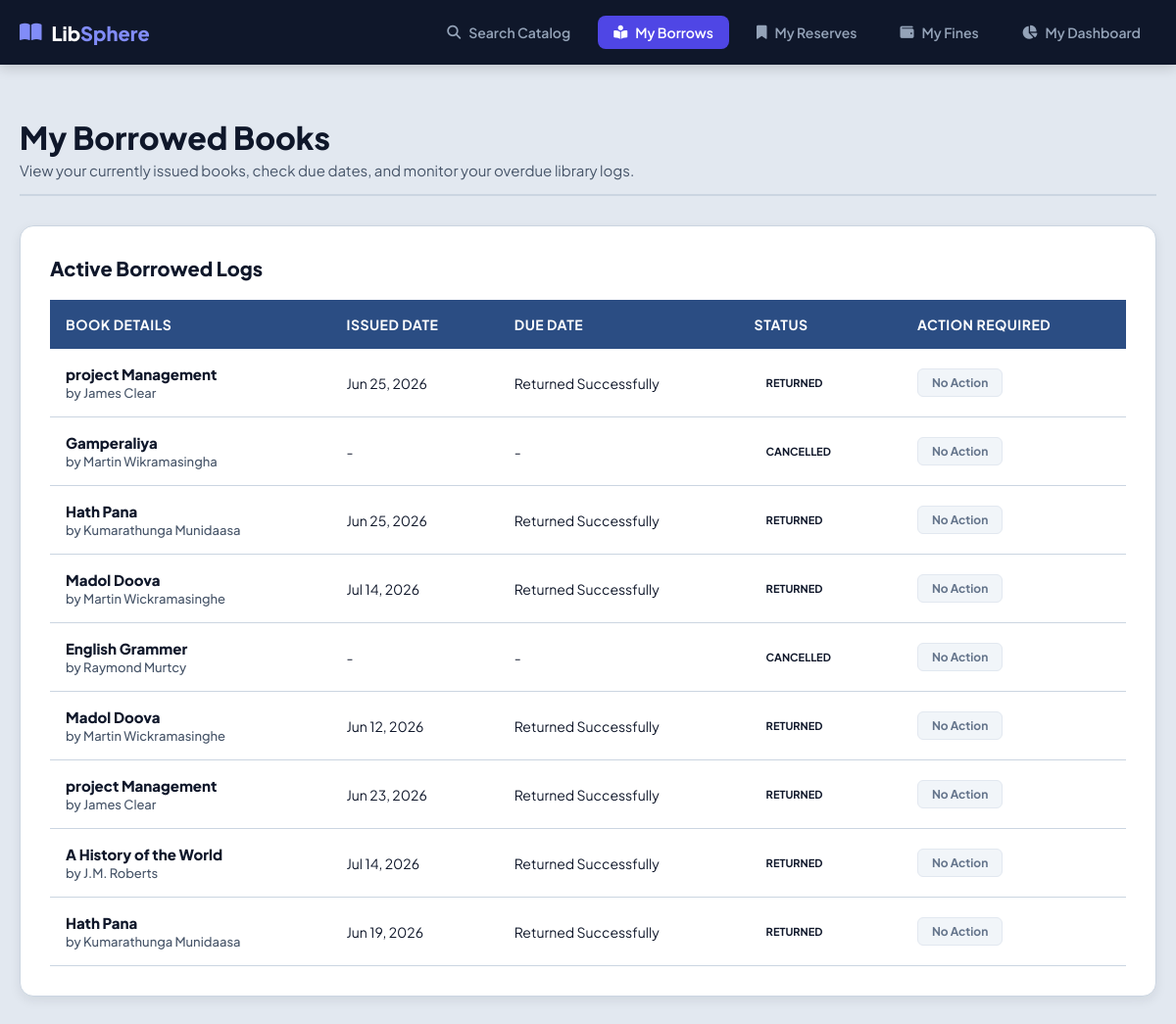
Page /borrowed_books.php (signed in) on the committed database.
### tables this page shows
CREATE TABLE IF NOT EXISTS `issued_books` (
  `id` int NOT NULL AUTO_INCREMENT,
  `user_id` int NOT NULL,
  `book_id` int NOT NULL,
  `request_date` date NOT NULL,
  `issue_date` date DEFAULT NULL,
  `return_date` date DEFAULT NULL,
  `actual_return_date` date DEFAULT NULL,
  `status` varchar(50) NOT NULL DEFAULT 'Pending',
  `expire_date` date NOT NULL,
  PRIMARY KEY (`id`)
);

CREATE TABLE IF NOT EXISTS `books` (
  `id` int NOT NULL AUTO_INCREMENT,
  `title` varchar(255) DEFAULT NULL,
  `author` varchar(255) DEFAULT NULL,
  `quantity` int DEFAULT NULL,
  `category_id` int DEFAULT NULL,
  PRIMARY KEY (`id`),
  KEY `fk_books_category` (`category_id`)
);

### borrowed_books.php (the view, shortened to what this page needs)
<?php
$conn = mysqli_connect("localhost", "root", "", "librarydb");
$logged_user_id = intval($_SESSION['user_id']);
$borrow_sql = "SELECT ib.*, books.title, books.author
               FROM issued_books ib
               JOIN books ON ib.book_id = books.id
               WHERE ib.user_id = ?
               ORDER BY ib.id DESC";
$stmt = mysqli_prepare($conn, $borrow_sql);
mysqli_stmt_bind_param($stmt, "i", $logged_user_id);
mysqli_stmt_execute($stmt);
$borrow_result = mysqli_stmt_get_result($stmt);
?>
<!DOCTYPE html>
<html lang="en">
<head>
    <link rel="stylesheet" href="borrowedbooks.css">
    <link rel="stylesheet" href="https://cdnjs.cloudflare.com/ajax/libs/font-awesome/6.4.0/css/all.min.css">
</head>
<body>
<nav class="portal-navbar">
    <div class="nav-container">
        <div class="nav-logo">
            <i class="fa-solid fa-book-open"></i>
            <span>Lib<span style="color: #818cf8;">Sphere</span></span>
        </div>
        <div class="nav-links">
            <a href="search_books.php" class="nav-item"><i class="fa-solid fa-magnifying-glass"></i> Search Catalog</a>
            <a href="borrowed_books.php" class="nav-item active"><i class="fa-solid fa-book-reader"></i> My Borrows</a>
            <a href="user_reservation.php" class="nav-item"><i class="fa-solid fa-bookmark"></i> My Reserves</a>
            <a href="my_fines.php" class="nav-item"><i class="fa-solid fa-wallet"></i> My Fines</a>
            <a href="user_dashboard.php" class="nav-item"><i class="fa-solid fa-chart-pie"></i> My Dashboard</a>
        </div>
    </div>
</nav>
<div class="catalog-container">
    <div class="catalog-header" style="text-align: left; align-items: flex-start; margin-bottom: 30px;">
        <h1>My Borrowed Books</h1>
        <p class="subtitle">View your currently issued books, check due dates, and monitor your overdue library logs.</p>
    </div>
    <div class="dashboard-card">
        <h3>Active Borrowed Logs</h3>
        <div class="table-responsive">
            <table>
                <thead>
                    <tr>
                        <th>Book Details</th>
                        <th>Issued Date</th>
                        <th>Due Date</th>
                        <th>Status</th>
                        <th>Action Required</th>
                    </tr>
                </thead>
                <tbody>
                    <?php
                    if(mysqli_num_rows($borrow_result) > 0) {
                        while($row = mysqli_fetch_assoc($borrow_result)) {
                            $status_text = $row['status'];
                            $status_class = strtolower($status_text);
                            $issue_date_display = "-";
                            $due_date_display = "-";
                            $is_overdue = false;
                            if(strcasecmp($status_text, 'Pending') == 0) {
                                $issue_date_display = "Waiting for Admin";
                                $due_date_display = "Not Issued Yet";
                            }
                            else if(strcasecmp($status_text, 'Returned') == 0) {
                                $db_issued_date = isset($row['issue_date']) ? $row['issue_date'] : null;
                                $issue_date_display = !empty($db_issued_date) ? date('M d, Y', strtotime($db_issued_date)) : "-";
                                $due_date_display = "Returned Successfully";
                            }
                    ?>
                        <tr>
                            <td>
                                <div class="tbl-book-title"><?php echo htmlspecialchars($row['title']); ?></div>
                                <div class="tbl-book-author">by <?php echo htmlspecialchars($row['author']); ?></div>
                            </td>
                            <td><?php echo $issue_date_display; ?></td>
                            <td>
                                <span class="<?php echo ($is_overdue) ? 'text-danger-bold' : ''; ?>">
                                    <?php echo $due_date_display; ?>
                                </span>
                            </td>
                            <td>
                                <span class="badge-status <?php echo $status_class; ?>"><?php echo htmlspecialchars($status_text); ?></span>
                            </td>
                            <td>
                                <?php if($is_overdue) { ?>
                                    <a href="my_fines.php" class="fine-badge fine-active">
                                        <i class="fa-solid fa-triangle-exclamation"></i> Pay Fine
                                    </a>
                                <?php } else if(strcasecmp($status_text, 'Pending') == 0) { ?>
                                    <span class="fine-badge fine-none" style="background: #f1f5f9; color: #64748b;">Requested</span>
                                <?php } else { ?>
                                    <span class="fine-badge fine-none">No Action</span>
                                <?php } ?>
                            </td>
                        </tr>
                    <?php
                        }
                    } else {
                        echo "<tr><td colspan='5' style='text-align:center; color:#64748b; padding: 40px;'><i class='fa-solid fa-book' style='font-size:24px; display:block; margin-bottom:10px;'></i>You haven't borrowed any books yet.</td></tr>";
                    }
                    ?>
                </tbody>
            </table>
        </div>
    </div>
</div>
</body>
</html>

### borrowedbooks.css (style rules this page uses)
:root { --primary: #4f46e5; --primary-hover: #4338ca; --reserve-color: #f97316; --bg-portal: #e2e8f0; --navbar-bg: #0f172a; --card-bg: #ffffff; --text-main: #0f172a; --text-muted: #475569; --text-light: #ffffff; --border-color: #cbd5e1; --success-bg: #dcfce7; --success-text: #15803d; }
* { margin: 0; padding: 0; box-sizing: border-box; font-family: 'Plus Jakarta Sans', sans-serif; }
body { background-color: var(--bg-portal); color: var(--text-main); min-height: 100vh; padding-top: 100px; }
.catalog-container { max-width: 1200px; margin: 0 auto; width: 100%; padding: 0 20px 40px 20px; }
.portal-navbar { position: fixed; top: 0; left: 0; width: 100%; background-color: var(--navbar-bg); z-index: 1000;border-bottom: 3px; box-shadow: 0 4px 12px rgba(0, 0, 0, 0.15); }
.nav-container { max-width: 1200px; margin: 0 auto; padding: 16px 20px; display: flex; justify-content: space-between; align-items: center; }
.nav-logo { display: flex; align-items: center; gap: 10px; font-size: 20px; font-weight: 800; color: var(--text-light); }
.nav-logo i { color: #818cf8; }
.nav-links { display: flex; gap: 12px; }
.nav-item { text-decoration: none; color: #94a3b8; font-weight: 600; font-size: 14px; padding: 8px 16px; border-radius: 8px; transition: all 0.2s ease; display: inline-flex; align-items: center; gap: 8px; }
.nav-item.active { color: white; background: var(--primary); }
.catalog-header { text-align: left; margin-top: 20px; margin-bottom: 30px; border-bottom: 2px solid var(--border-color); padding-bottom: 15px; }
.catalog-header h1 { font-size: 32px; font-weight: 800; color: var(--text-main); }
.catalog-header .subtitle { color: var(--text-muted); font-size: 15px; margin-top: 4px; }
.dashboard-card { background: var(--card-bg); border: 1px solid var(--border-color); border-radius: 14px; padding: 30px; box-shadow: 0 4px 12px rgba(15, 23, 42, 0.08); }
.dashboard-card h3 { font-size: 20px; margin-bottom: 20px; font-weight: 800; color: var(--text-main); }
.table-responsive { width: 100%; overflow-x: auto; }
table { width: 100%; border-collapse: collapse; text-align: left; }
th { background-color: #2b4d83; color: white; font-weight: 700; padding: 16px; font-size: 14px; text-transform: uppercase; letter-spacing: 0.5px; }
td { padding: 16px; border-bottom: 1px solid #cbd5e1; font-size: 14px; color: var(--text-main); }
.tbl-book-title { font-weight: 800; color: var(--text-main); font-size: 15px; }
.tbl-book-author { font-size: 13px; color: var(--text-muted); margin-top: 2px; font-weight: 500; }
.badge-status { padding: 5px 12px; border-radius: 20px; font-size: 11px; font-weight: 700; text-transform: uppercase; display: inline-block; }
.fine-badge { font-size: 12px; font-weight: 700; padding: 6px 14px; border-radius: 6px; display: inline-flex; align-items: center; gap: 6px; text-decoration: none; transition: background 0.2s, transform 0.1s; }
.fine-none { background: #f1f5f9; color: #64748b; border: 1px solid #e2e8f0; }

### rows in the picture
issued_books: book.title "project Management", book.author "James Clear", issue_date "Jun 25, 2026", status "Returned Successfully", status "RETURNED", shows "No Action"
issued_books: book.title "Gamperaliya", book.author "Martin Wikramasingha", issue_date_display "-", due_date_display "-", status "CANCELLED", shows "No Action"
issued_books: book.title "Hath Pana", book.author "Kumarathunga Munidaasa", issue_date "Jun 25, 2026", status "Returned Successfully", status "RETURNED", shows "No Action"
issued_books: book.title "Madol Doova", book.author "Martin Wickramasinghe", issue_date "Jul 14, 2026", status "Returned Successfully", status "RETURNED", shows "No Action"
issued_books: book.title "English Grammer", book.author "Raymond Murtcy", issue_date_display "-", due_date_display "-", status "CANCELLED", shows "No Action"
issued_books: book.title "Madol Doova", book.author "Martin Wickramasinghe", issue_date "Jun 12, 2026", status "Returned Successfully", status "RETURNED", shows "No Action"
issued_books: book.title "project Management", book.author "James Clear", issue_date "Jun 23, 2026", status "Returned Successfully", status "RETURNED", shows "No Action"
issued_books: book.title "A History of the World", book.author "J.M. Roberts", issue_date "Jul 14, 2026", status "Returned Successfully", status "RETURNED", shows "No Action"
issued_books: book.title "Hath Pana", book.author "Kumarathunga Munidaasa", issue_date "Jun 19, 2026", status "Returned Successfully", status "RETURNED", shows "No Action"
